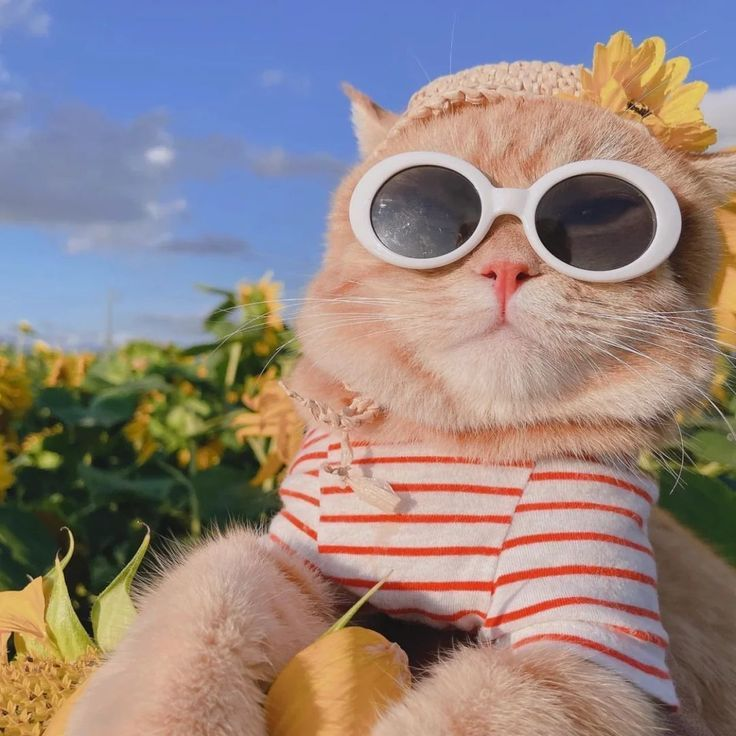
#> input picture phot.jpg, 736 x 736 px
$ python 'ии1.py'
#> lines starting #> are read from the running program, lines starting #| are printed output that depends on the picture
import numpy as np
import matplotlib.pyplot as plt
from PIL import Image
from sklearn.metrics import mean_squared_error

# Часть А
img = Image.open('phot.jpg')
#> img is the input picture: PIL image 736x736 RGB; mean R, G, B 147.8, 132.6, 129.4
img = img.convert('RGB')
img_array = np.array(img)
h, w, c = img_array.shape
#> h = 736; w = 736; c = 3

# задаю переменные для блока проверки
original_shape = img_array.shape
#> original_shape = (736, 736, 3)
original_flat = img_array.astype(np.float64).flatten()

## Загрузила картинку, соответствующую условиям задачи, преобразовала в массив и оставила 3 цветовых канала

# Часть Б
R = img_array[:, :, 0].astype(np.float64)
G = img_array[:, :, 1].astype(np.float64)
B = img_array[:, :, 2].astype(np.float64)
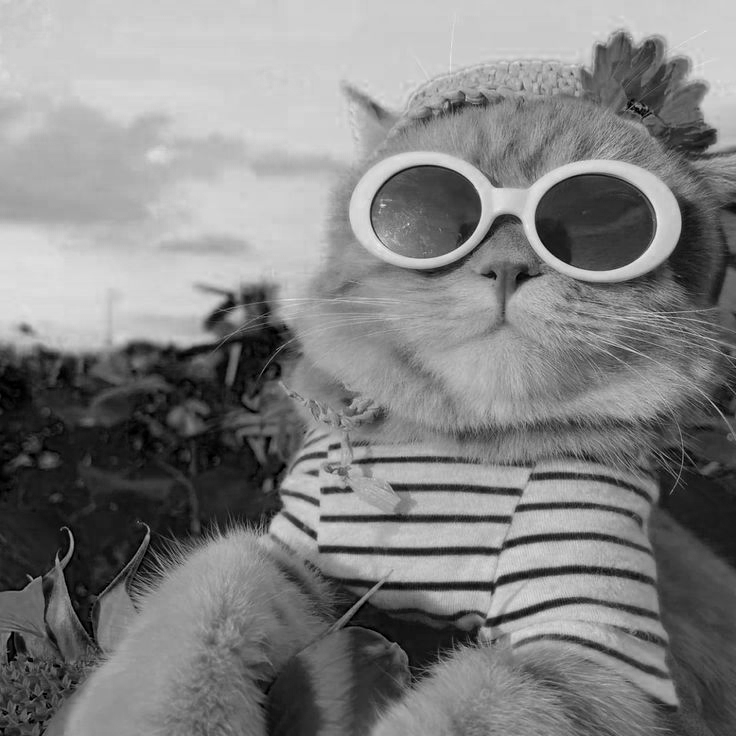
#> B: shape (736, 736) float64; min 0, max 241, mean 129.4

Ur, sr, Vtr = np.linalg.svd(R, full_matrices=False)
#> sr = 736 values, max 111423.7 at index 0, min 0.0293 at index 735, mean 496.8
Ug, sg, Vtg = np.linalg.svd(G, full_matrices=False)
#> sg = 736 values, max 98606.8 at index 0, min 0.00596 at index 735, mean 464.3
Ub, sb, Vtb = np.linalg.svd(B, full_matrices=False)
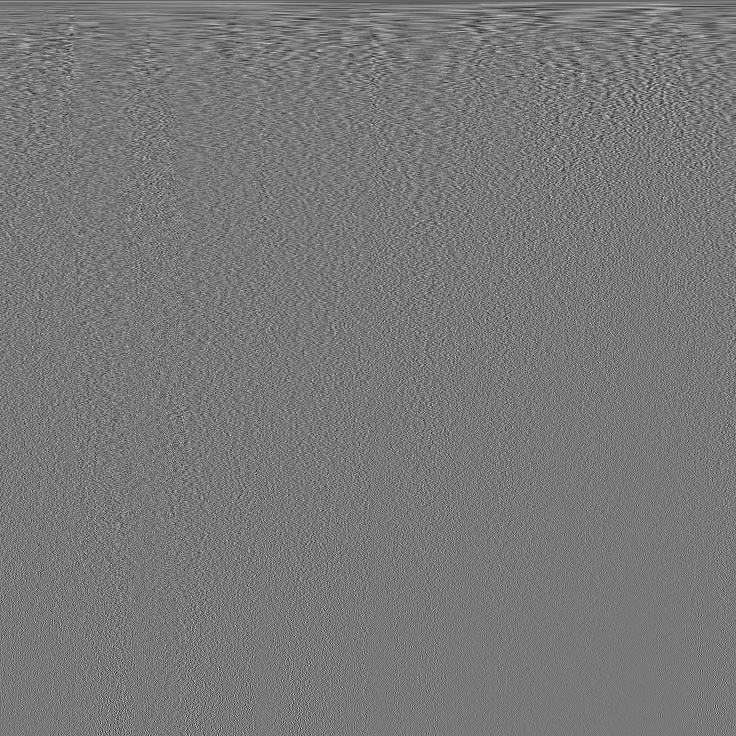
#> Vtb: shape (736, 736) float64; min -0.215, max 0.239, mean -4.79e-05; drawn with min black and max white
#> sb = 736 values, max 99635 at index 0, min 0.0227 at index 735, mean 493.7

list_of_ranks = [1, 5, 10, 30, 100, min(h, w)]
#> list_of_ranks = [1, 5, 10, 30, 100, 736]
approximations = []

for r in list_of_ranks:
    R_rec = (Ur[:, :r] * sr[:r]) @ Vtr[:r, :]
    G_rec = (Ug[:, :r] * sg[:r]) @ Vtg[:r, :]
    B_rec = (Ub[:, :r] * sb[:r]) @ Vtb[:r, :]

    reconstructed = np.stack([R_rec, G_rec, B_rec], axis=2)
    reconstructed = np.clip(reconstructed, 0, 255).astype(np.uint8)
    approximations.append(reconstructed)
#> this loop made 6 passes
#> pass 1, `R_rec = (Ur[:, :r] * sr[:r]) @ Vtr[:r, :]`:
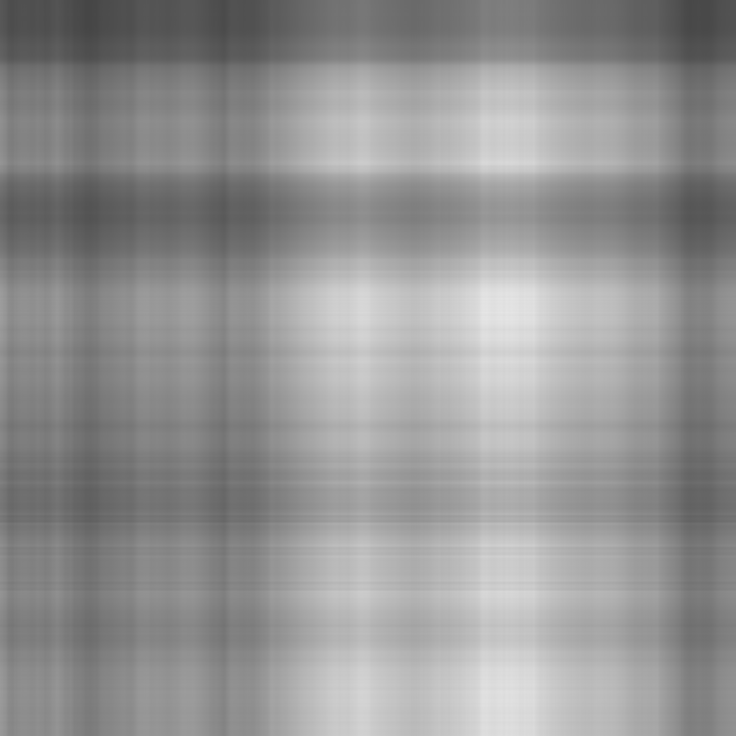
#> R_rec: shape (736, 736) float64; min 70.24, max 230.1, mean 147.8
#> pass 1, `B_rec = (Ub[:, :r] * sb[:r]) @ Vtb[:r, :]`:
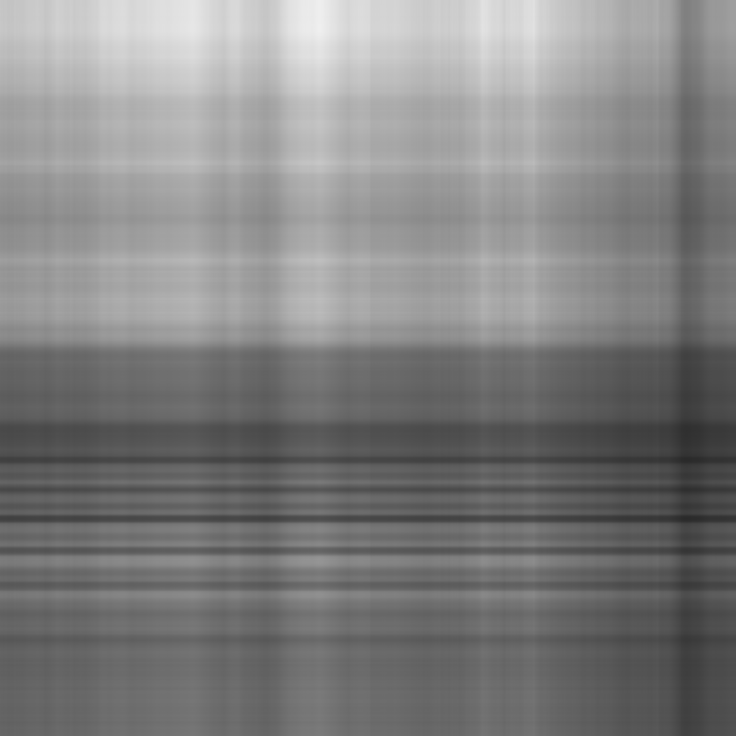
#> B_rec: shape (736, 736) float64; min 42.41, max 239.3, mean 129.4
#> pass 1, `reconstructed = np.stack([R_rec, G_rec, B_rec], axis=2)`:
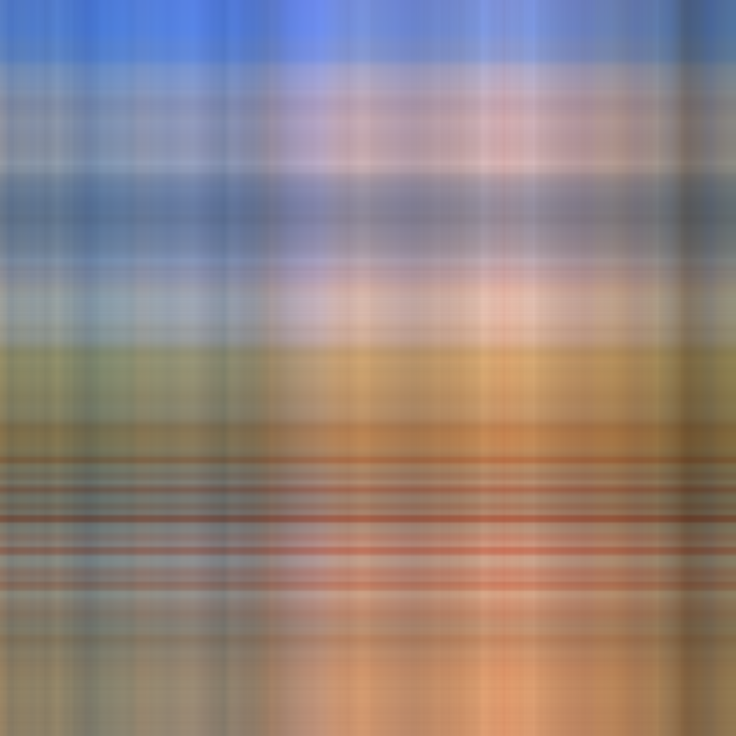
#> reconstructed: shape (736, 736, 3) float64; mean R, G, B 147.8, 132.6, 129.4
#> after the loop, approximations = 6 items

## Применила SVD к матрице каждого канала, затем, используя указанные в условии значения сингулярных чисел, восстановила изображение

# Часть В
for i, r in enumerate(list_of_ranks):
    plt.subplot(2, 3, i + 1)
    plt.imshow(approximations[i])
    plt.axis('off')
    # Часть Г: подсчет коэффициента сжатия
    original_size = 3 * h * w
    compressed_size = 3 * r * (h + 1 + w) * 4
    compression_ratio = original_size / compressed_size
    plt.title(f'Ранг = {r}, Сжатие в {compression_ratio:.2f} раз')

plt.tight_layout()
plt.show()
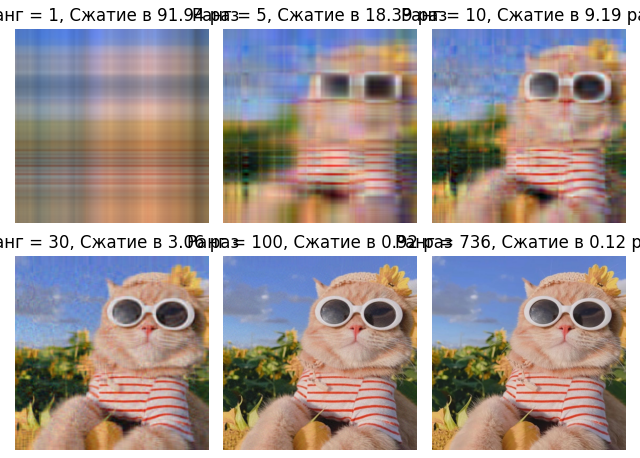
#> figure drawn by matplotlib, 6 panels

## Создала график 'subplot' размером 2*3, на каждом подграфике изображено восстановленное изображение в зависимости от значения r, также указано во сколько раз изменилось сжатие

# Выводы
## В результате данной работы научилась применять SVD для сжатия изображения с контролируемой потерей качества. Поняла, что как влияет ранг аппроксимации на изображение, то есть, чем меньше ранг, тем меньше файл и хуже качество, и наоборот
'''
 1. При каком ранге визуальное качество перестает отличаться от оригинала? - При ранге 30-50 качество становится практически неотличимым
 2. Для какого ранга достигается сжатие в 10 раз? - При ранге 10
 3. Почему для темных/светлых участков ошибка разная? - Потому что темные участки содержат меньшее количество деталей, поэтому и ошибка меньше
'''
# ---------- БЛОК АВТОПРОВЕРКИ (НЕ РЕДАКТИРОВАТЬ) ----------
# Предполагается, что у вас есть переменные:
# original_shape = (h, w, c) или (h, w)
# list_of_ranks = [1, 5, 10, 30, 100, ...]
# approximations = список восстановленных массивов (numpy) для каждого ранга

# 1. Проверка размерностей
for i, r in enumerate(list_of_ranks):
    assert approximations[i].shape == original_shape, f"Ошибка: размерность для ранга {r} не совпадает с исходной"

# 2. Проверка, что значения не выходят за пределы 0-255 (для RGB/серого)
for i, r in enumerate(list_of_ranks):
    arr = approximations[i]
    if arr.dtype != np.uint8:
        arr = np.clip(arr, 0, 255) # Если float, то проверяем диапазон
    assert arr.max() <= 255.1, f"Значения превышают 255 для ранга {r}"
    assert arr.min() >= -0.1, f"Значения меньше 0 для ранга {r}"
#> this loop made 6 passes
#> pass 3, `arr = approximations[i]`:
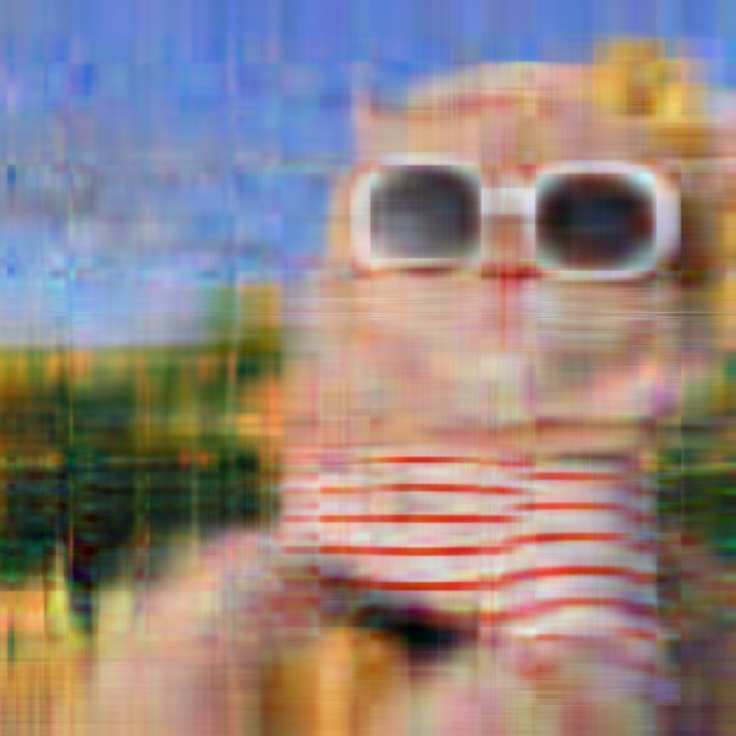
#> arr: shape (736, 736, 3); mean of channels 0, 1, 2 147.3, 132.1, 128.9; drawn as R, G, B

# 3. Проверка, что с ростом ранга ошибка уменьшается (метрика MSE)
from sklearn.metrics import mean_squared_error
mse_list = []
for i in range(len(approximations)):
    # Если цветная, считаем MSE по всем каналам
    mse = mean_squared_error(original_flat, approximations[i].flatten())
    mse_list.append(mse)
#> this loop made 6 passes
#> mse on passes 1 to 6: 1981.7, 657.2, 360.3, 125.3, 32.83, 0.539
#> after the loop, mse_list = [1981.7, 657.2, 360.3, 125.3, 32.83, 0.539]

# Проверяем монотонность (MSE должен падать, так как мы добавляем сингулярные числа)
for i in range(1, len(mse_list)):
    assert mse_list[i] <= mse_list[i-1] + 1e-6, f"MSE не уменьшается между рангами {list_of_ranks[i-1]} и {list_of_ranks[i]}"
#> this loop made 5 passes

print("✅ Все автоматические проверки пройдены. Задание выполнено корректно!")
